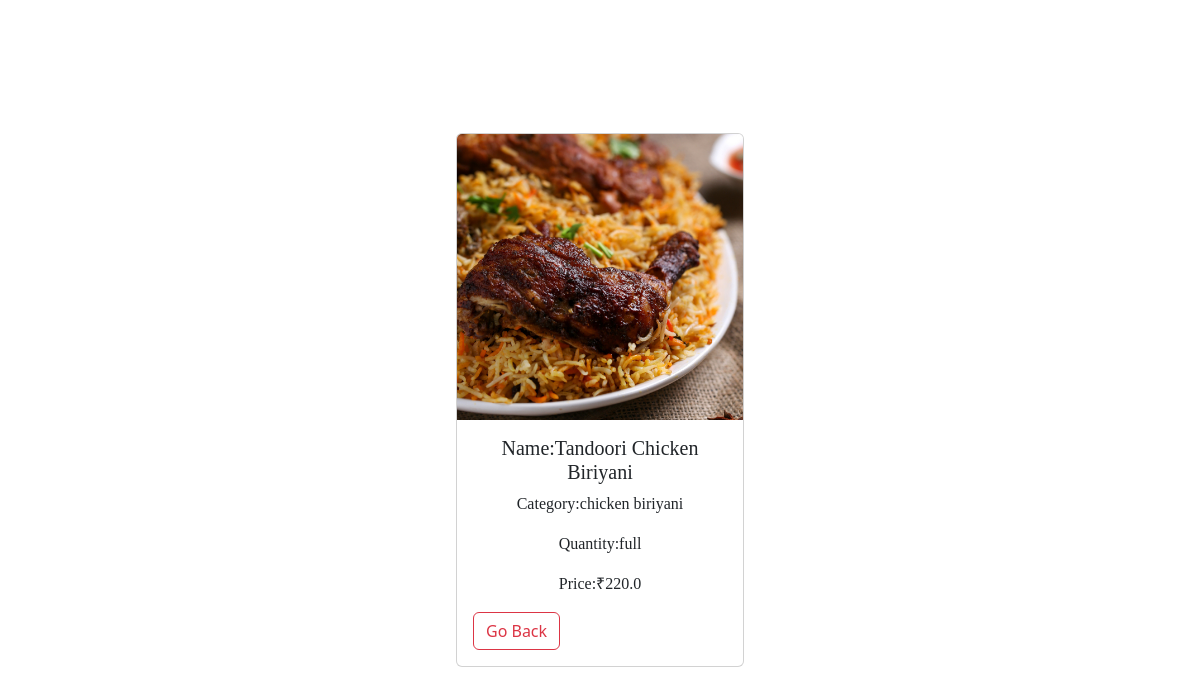
/biriyani/14, run on the app's committed database.
### api/models.py (models this page shows, shortened)
class Biriyani(models.Model):
    name=models.CharField(max_length=200)
    category=models.ForeignKey(Category,on_delete=models.CASCADE)
    options=(
        ('half','half'),
        ('full','full')
        )
    quantity=models.CharField(max_length=200,choices=options,default='full')
    options=(
         ('in cart','in cart'),
         ('order placed','order placed'),
         ('order cancelled','order cancelled')
    )
    status=models.CharField(max_length=200,choices=options,default='in cart')
    price=models.FloatField()
    image=models.ImageField(upload_to='images',blank=True,null=True)

class Category(models.Model):
    name=models.CharField(max_length=200,unique=True)
    def __str__(self) -> str:
        return self.name

### myapp/views.py (the view)
# urls.py: path("biriyani/<int:pk>",BiriyaniDetailView.as_view(),name="biri-detail"),
class BiriyaniDetailView(DetailView):
    def get(self,request,*args,**kwargs):
        id=kwargs.get("pk")
        qs=Biriyani.objects.get(id=id)
        return render(request,"myapp/biri-detail.html",{"biriyani":qs})

### myapp/templates/myapp/biri-detail.html (shortened to what this page needs)
<!DOCTYPE html>
<html lang="en">
{% load static %}
<head>
    <link href="https://cdn.jsdelivr.net/npm/bootstrap@5.3.0/dist/css/bootstrap.min.css" rel="stylesheet">
    <link rel="stylesheet" type="text/css" href="{% static 'css/styles.css' %}">
</head>
<body>
    <div class="center-card">
        <div class="card" style="width: 18rem;">
            <img src="{{biriyani.image.url}}" class="card-img-top" alt="...">
            <div class="card-body">
                <h5 class="card-title custom-font text-center">Name:{{biriyani.name}}</h5>
                <p class="card-text custom-font  text-center">Category:{{biriyani.category}}</p>
                <p class="card-text custom-font  text-center">Quantity:{{biriyani.quantity}}</p>
                <p class="card-text custom-font  text-center">Price:₹{{biriyani.price}}</p>
                <a href="{%url 'biri-list' %}" class="btn btn-outline-danger">Go Back</a>
            </div>
        </div>
    </div>
</body>
</html>

### myapp/static/css/styles.css (style rules this page uses)
body { background-image: url("https://b.zmtcdn.com/data/pictures/chains/0/19121480/3b7c2f5842c2bea00ed085b280b3cf9b.jpg"); }

### myapp/templates/myapp/biri-detail.html (style rules this page uses)
.center-card { display: flex; justify-content: center; align-items: center; height: 100vh; }
.custom-font { font-family: bold; }

### data on the page
Biriyani: image (picture), name "Tandoori Chicken Biriyani", category "chicken biriyani", quantity "full", price "220.0"
